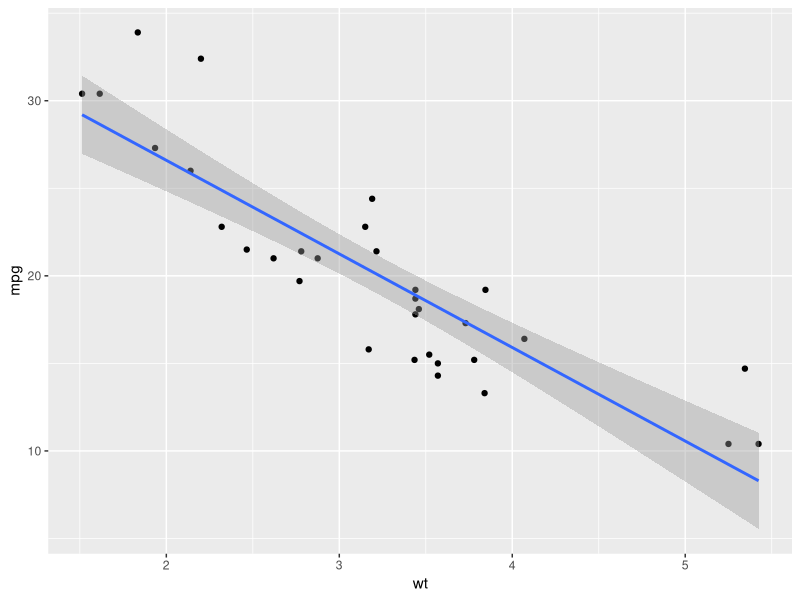

The R script that drew this image:
## ---- chunk 1
data(mtcars)
library(tidyverse)

cor.test(mtcars$wt, mtcars$mpg)

ggplot(mtcars, aes(x = wt, y = mpg)) + 
	geom_point() +
	geom_smooth(method = 'lm')

lm.out <- lm(mpg ~ wt + hp, data = mtcars)
summary(lm.out)
